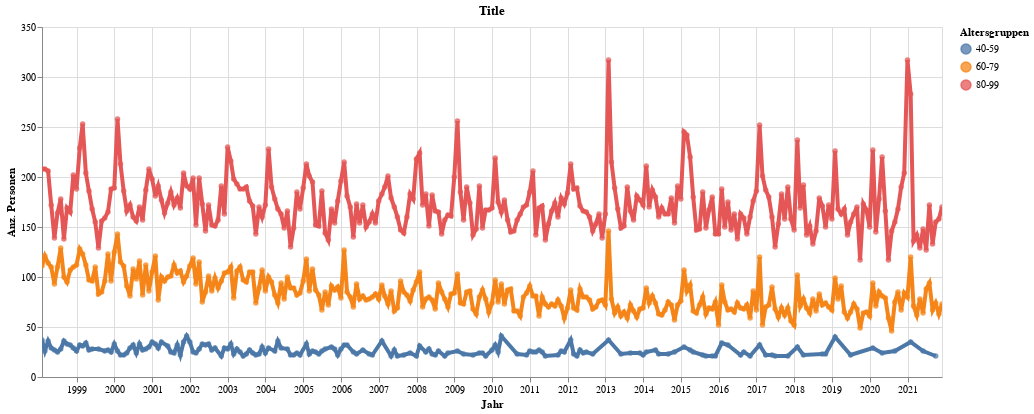

Source (notebook cell):
### Code cell
highlight = alt.selection(type='single', on='mouseover',
                          fields=['AlterV20Kurz'], nearest=True)
#x='date:StichtagDatJahr',
base = alt.Chart(myAgg.reset_index().query('sum_WBev>20'), title="Title").encode(
    x=alt.X('StichtagDat', axis=alt.Axis(title='Jahr'))# , axis=alt.Axis(format='%', title='percentage')
    , y=alt.X('sum_WBev', axis=alt.Axis(title='Anz. Personen'))
    , color=alt.Color('AlterV20Kurz', legend=alt.Legend(title="Altersgruppen"))  
    ,tooltip=['StichtagDat', 'AlterV20Kurz', 'sum_WBev']    
)
points = base.mark_circle().encode(
    opacity=alt.value(0.75)
).add_selection(
    highlight
).properties(
    width=900 , height=350
)
lines = base.mark_line().encode(
    size=alt.condition(~highlight, alt.value(0.5), alt.value(4))
).interactive()

lines + points

### Figure 1 — Vega-Lite specification as saved in the notebook (floating-point values rounded to 4 significant figures; data arrays with more than 128 entries replaced by an {"elided": "..."} marker saying what was removed)
{"config": {"view": {"continuousWidth": 400, "continuousHeight": 300}}, "layer": [{"mark": "line", "encoding": {"color": {"type": "nominal", "field": "AlterV20Kurz", "legend": {"title": "Altersgruppen"}}, "size": {"condition": {"value": 0.5, "selection": {"not": "selector029"}}, "value": 4}, "tooltip": [{"type": "temporal", "field": "StichtagDat"}, {"type": "nominal", "field": "AlterV20Kurz"}, {"type": "quantitative", "field": "sum_WBev"}], "x": {"type": "temporal", "axis": {"title": "Jahr"}, "field": "StichtagDat"}, "y": {"type": "quantitative", "axis": {"title": "Anz. Personen"}, "field": "sum_WBev"}}, "selection": {"selector030": {"type": "interval", "bind": "scales", "encodings": ["x", "y"]}}, "title": "Title"}, {"mark": "circle", "encoding": {"color": {"type": "nominal", "field": "AlterV20Kurz", "legend": {"title": "Altersgruppen"}}, "opacity": {"value": 0.75}, "tooltip": [{"type": "temporal", "field": "StichtagDat"}, {"type": "nominal", "field": "AlterV20Kurz"}, {"type": "quantitative", "field": "sum_WBev"}], "x": {"type": "temporal", "axis": {"title": "Jahr"}, "field": "StichtagDat"}, "y": {"type": "quantitative", "axis": {"title": "Anz. Personen"}, "field": "sum_WBev"}}, "height": 350, "selection": {"selector029": {"type": "single", "on": "mouseover", "fields": ["AlterV20Kurz"], "nearest": true}}, "title": "Title", "width": 900}], "data": {"name": "data-aceba50fc738da87bfeb658df97e16e3"}, "$schema": "https://vega.github.io/schema/vega-lite/v4.8.1.json", "datasets": {"data-aceba50fc738da87bfeb658df97e16e3": {"elided": "751 records"}}}
